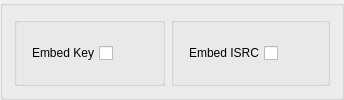
                <widget class="QGroupBox" name="gb2_11">
                 <property name="title">
                  <string/>
                 </property>
                 <property name="flat">
                  <bool>true</bool>
                 </property>
                 <layout class="QHBoxLayout" name="horizontalLayout_90">
                  <item>
                   <widget class="QGroupBox" name="groupBox_79">
                    <property name="title">
                     <string/>
                    </property>
                    <layout class="QHBoxLayout" name="horizontalLayout_151">
                     <item>
                      <widget class="QCheckBox" name="embed_key">
                       <property name="layoutDirection">
                        <enum>Qt::RightToLeft</enum>
                       </property>
                       <property name="text">
                        <string>Embed Key</string>
                       </property>
                      </widget>
                     </item>
                     <item>
                      <spacer name="horizontalSpacer_88">
                       <property name="orientation">
                        <enum>Qt::Horizontal</enum>
                       </property>
                       <property name="sizeHint" stdset="0">
                        <size>
                         <width>40</width>
                         <height>20</height>
                        </size>
                       </property>
                      </spacer>
                     </item>
                    </layout>
                   </widget>
                  </item>
                  <item>
                   <widget class="QGroupBox" name="groupBox_73">
                    <property name="title">
                     <string/>
                    </property>
                    <layout class="QHBoxLayout" name="horizontalLayout_143">
                     <item>
                      <widget class="QCheckBox" name="embed_isrc">
                       <property name="layoutDirection">
                        <enum>Qt::RightToLeft</enum>
                       </property>
                       <property name="text">
                        <string>Embed ISRC</string>
                       </property>
                      </widget>
                     </item>
                     <item>
                      <spacer name="horizontalSpacer_80">
                       <property name="orientation">
                        <enum>Qt::Horizontal</enum>
                       </property>
                       <property name="sizeHint" stdset="0">
                        <size>
                         <width>40</width>
                         <height>20</height>
                        </size>
                       </property>
                      </spacer>
                     </item>
                    </layout>
                   </widget>
                  </item>
                 </layout>
                </widget>
